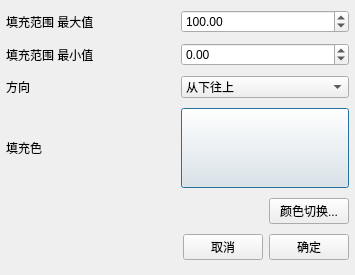
<?xml version="1.0" encoding="UTF-8"?>
<ui version="4.0">
 <class>CFillDialog</class>
 <widget class="QDialog" name="CFillDialog">
  <property name="geometry">
   <rect>
    <x>0</x>
    <y>0</y>
    <width>355</width>
    <height>275</height>
   </rect>
  </property>
  <property name="windowTitle">
   <string>填充配置</string>
  </property>
  <layout class="QVBoxLayout" name="verticalLayout">
   <property name="leftMargin">
    <number>6</number>
   </property>
   <property name="topMargin">
    <number>6</number>
   </property>
   <property name="rightMargin">
    <number>6</number>
   </property>
   <property name="bottomMargin">
    <number>6</number>
   </property>
   <item>
    <layout class="QHBoxLayout" name="horizontalLayout_2">
     <item>
      <widget class="QLabel" name="label">
       <property name="text">
        <string>填充范围 最大值</string>
       </property>
      </widget>
     </item>
     <item>
      <widget class="QDoubleSpinBox" name="doubleSpinBoxMax">
       <property name="minimum">
        <double>-9999999.000000000000000</double>
       </property>
       <property name="maximum">
        <double>9999999.000000000000000</double>
       </property>
       <property name="value">
        <double>100.000000000000000</double>
       </property>
      </widget>
     </item>
    </layout>
   </item>
   <item>
    <layout class="QHBoxLayout" name="horizontalLayout_3">
     <item>
      <widget class="QLabel" name="label_2">
       <property name="text">
        <string>填充范围 最小值</string>
       </property>
      </widget>
     </item>
     <item>
      <widget class="QDoubleSpinBox" name="doubleSpinBoxMin">
       <property name="minimum">
        <double>-9999999.000000000000000</double>
       </property>
       <property name="maximum">
        <double>9999999.000000000000000</double>
       </property>
      </widget>
     </item>
    </layout>
   </item>
   <item>
    <layout class="QHBoxLayout" name="horizontalLayout_4">
     <item>
      <widget class="QLabel" name="label_3">
       <property name="text">
        <string>方向</string>
       </property>
      </widget>
     </item>
     <item>
      <widget class="QComboBox" name="comboBoxDirection">
       <property name="currentIndex">
        <number>1</number>
       </property>
       <item>
        <property name="text">
         <string>从上往下</string>
        </property>
       </item>
       <item>
        <property name="text">
         <string>从下往上</string>
        </property>
       </item>
       <item>
        <property name="text">
         <string>从左往右</string>
        </property>
       </item>
       <item>
        <property name="text">
         <string>从右往左</string>
        </property>
       </item>
      </widget>
     </item>
    </layout>
   </item>
   <item>
    <layout class="QHBoxLayout" name="horizontalLayout_5">
     <item>
      <widget class="QLabel" name="label_4">
       <property name="text">
        <string>填充色</string>
       </property>
      </widget>
     </item>
     <item>
      <widget class="CPaintPushButton" name="pushButtonBrush">
       <property name="minimumSize">
        <size>
         <width>80</width>
         <height>80</height>
        </size>
       </property>
       <property name="text">
        <string/>
       </property>
      </widget>
     </item>
    </layout>
   </item>
   <item>
    <layout class="QHBoxLayout" name="horizontalLayout_6">
     <item>
      <spacer name="horizontalSpacer_2">
       <property name="orientation">
        <enum>Qt::Horizontal</enum>
       </property>
       <property name="sizeHint" stdset="0">
        <size>
         <width>40</width>
         <height>20</height>
        </size>
       </property>
      </spacer>
     </item>
     <item>
      <widget class="QPushButton" name="pushButtonDynamicColor">
       <property name="text">
        <string>颜色切换...</string>
       </property>
      </widget>
     </item>
    </layout>
   </item>
   <item>
    <layout class="QHBoxLayout" name="horizontalLayout">
     <item>
      <spacer name="horizontalSpacer">
       <property name="orientation">
        <enum>Qt::Horizontal</enum>
       </property>
       <property name="sizeHint" stdset="0">
        <size>
         <width>40</width>
         <height>20</height>
        </size>
       </property>
      </spacer>
     </item>
     <item>
      <widget class="QPushButton" name="pushButtonCancel">
       <property name="text">
        <string>取消</string>
       </property>
      </widget>
     </item>
     <item>
      <widget class="QPushButton" name="pushButtonOk">
       <property name="text">
        <string>确定</string>
       </property>
      </widget>
     </item>
    </layout>
   </item>
  </layout>
 </widget>
 <customwidgets>
  <customwidget>
   <class>CPaintPushButton</class>
   <extends>QPushButton</extends>
   <header>FillDialog.h</header>
  </customwidget>
 </customwidgets>
 <resources/>
 <connections/>
</ui>
